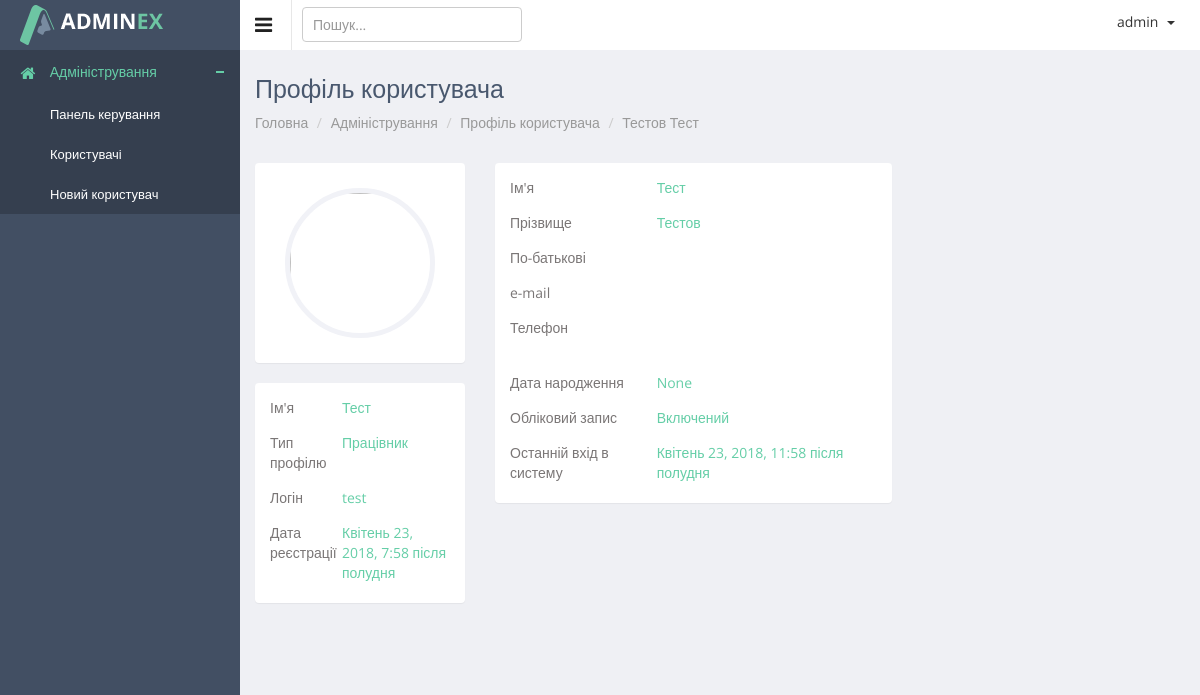
The page /admin/user/read/3/ (signed in) on the database as committed earlier.
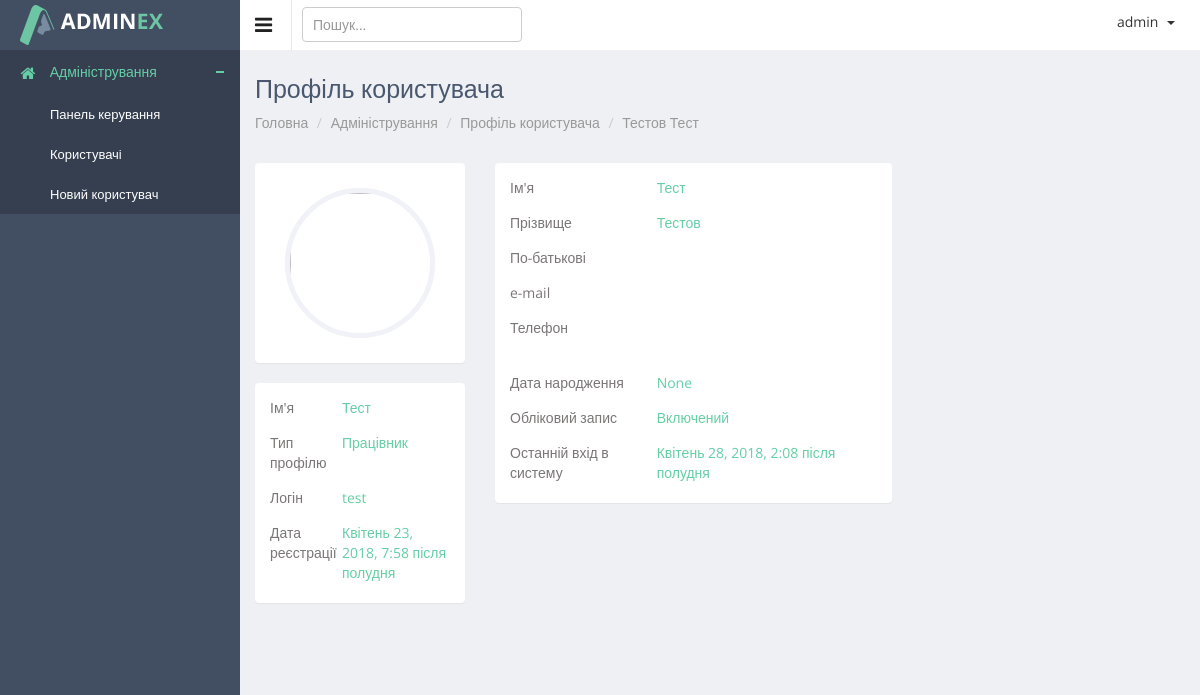
The same page on the database as committed later.
### authapp/models.py (models this page shows)
class ProjectUser(AbstractUser):
    parent_name = models.CharField(verbose_name='по-батькові', max_length=20, blank=True)
    date_of_birth = models.DateField(verbose_name='дата народження', blank=True, null=True)
    phone1 = models.CharField(verbose_name='номер телефона', max_length=16, blank=True)
    phone2 = models.CharField(verbose_name='номер телефона', max_length=16, blank=True, null=True)
    avatar = models.ImageField(verbose_name='фото', upload_to='users_avatars', blank=True)
    is_dir = models.BooleanField(verbose_name='керівник', default=False)
    is_assistant = models.BooleanField(verbose_name='помічник', default=False)
    is_client = models.BooleanField(verbose_name='клієнт', default=False)
    def __str__(self):
        return self.username

### adminapp/views.py (the view)
# urls.py: re_path(r'^user/read/(?P<user_pk>\d+)/$', adminapp.user_detail_view, name='user_detail'),
@user_passes_test(lambda user: user.is_superuser)
def user_detail_view(request, user_pk):
    title = 'Профіль користувача'
    user = get_object_or_404(ProjectUser, pk=user_pk)
    context = {
        'title': title,
        'object': user,
    }
    return render(request, 'adminapp/user_detail.html', context)

### adminapp/templatetags/tags.py (called while the page is built)
@register.filter
def default_avatar(string):
    if not string:
        string = 'users_avatars/gravatar.png'
    new_string = f'{URL_PREFIX}{string}'
    return new_string

### adminapp/templates/adminapp/user_detail.html (shortened to what the changed rows need)
{% extends 'adminapp/users_list.html' %}
{% load staticfiles %}
{% load tags %}
{% block breadcrumbs %}
    <ul class="breadcrumb">
        <li><a href="{% url 'admin:user_detail' object.pk %}">{{ object.last_name }} {{ object.first_name }}</a></li>
    </ul>
{% endblock %}
{% block container %}
<div class="row">
    <div class="col-md-3">
        <div class="row">
            <div class="col-md-12">
                    <div class="panel">
                        <div class="panel-body">
                            <ul class="p-info">
                                <li>
                                    <div class="title">Ім'я</div>
                                    <div class="desk">{{ object.first_name }}</div>
                                </li>
                                <li>
                                    <div class="title">Логін</div>
                                    <div class="desk">{{ object.username }}</div>
                                </li>
                                <li>
                                    <div class="title">Дата реєстрації</div>
                                    <div class="desk">{{ object.date_joined }}</div>
                                </li>
                            </ul>
                        </div>
                    </div>
                </div>
        </div>
    </div>
    <div class="col-md-8">
        <div class="row">
            <div class="col-md-8">
                <div class="panel">
                    <div class="panel-body">
                        <ul class="p-info">
                            <li>
                                <div class="title">Ім'я</div>
                                <div class="desk">{{ object.first_name }}</div>
                            </li>
                            <li>
                                <div class="title">Прізвище</div>
                                <div class="desk">{{ object.last_name }}</div>
                            </li>
                            <li>
                                <div class="title">Дата народження</div>
                                <div class="desk">{{ object.date_of_birth }}</div>
                            </li>
                            <li>
                                <div class="title">Останній вхід в систему</div>
                                <div class="desk">
                                    {% if object.last_login == None %}
                                    жодного разу
                                    {% else %}
                                    {{ object.last_login }}
                                    {% endif %}
                                </div>
                            </li>
                        </ul>
                    </div>
                </div>
            </div>
        </div>
    </div>
</div>
{% endblock %}

Rows that differ between the two databases and show on the page:
changed ProjectUser "Тестов": last_login "Квітень 23, 2018, 11:58 після полудня" → "Квітень 28, 2018, 2:08 після полудня"
